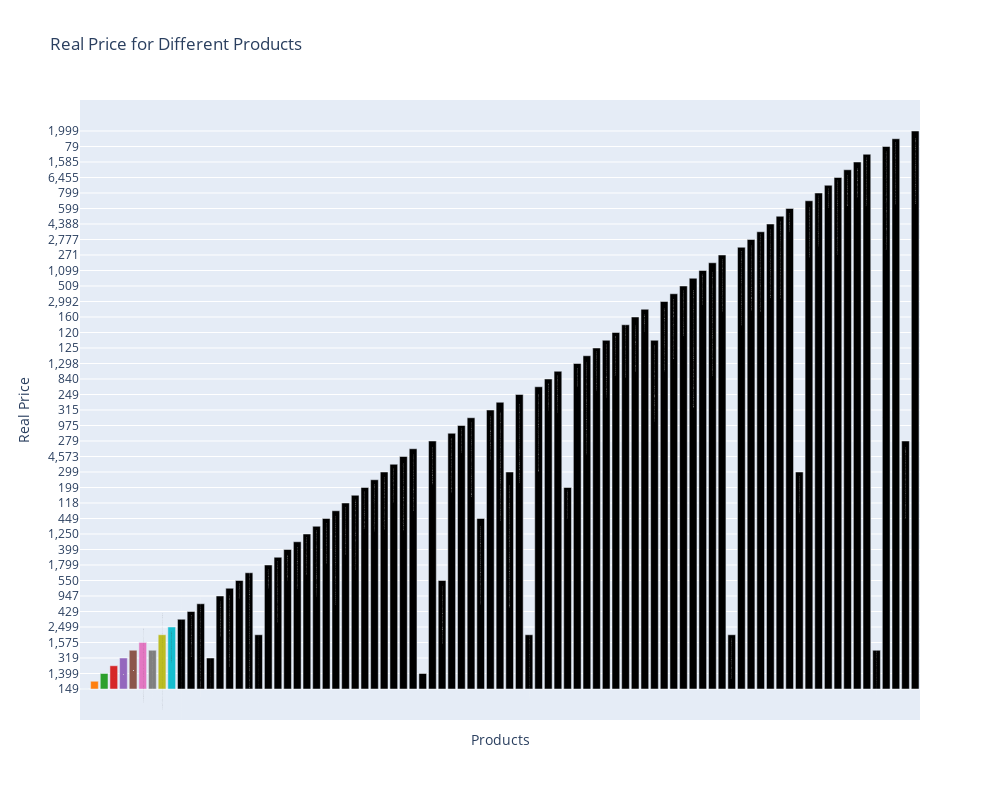

Source (notebook cell):
### Code cell
import pandas as pd
import plotly.graph_objs as go
import plotly.io as pio

# Load data from Excel file
df = pd.read_excel('front products.xlsx')

# Filter columns containing product names and real prices
product_cols = [col for col in df.columns if 'product' in col.lower()]
price_cols = [col for col in df.columns if 'real price' in col.lower()]

# Extract product names and real prices
products = []
prices = []
for product_col, price_col in zip(product_cols, price_cols):
    products.extend(df[product_col].dropna())
    prices.extend(df[price_col].dropna())

# Create a new DataFrame with the cleaned data
cleaned_df = pd.DataFrame({'Product': products, 'Real Price': prices})

# Create a bar graph
fig = go.Figure()

# Define custom colors for the bars
colors = ['rgb(31, 119, 180)', 'rgb(255, 127, 14)', 'rgb(44, 160, 44)',
          'rgb(214, 39, 40)', 'rgb(148, 103, 189)', 'rgb(140, 86, 75)',
          'rgb(227, 119, 194)', 'rgb(127, 127, 127)', 'rgb(188, 189, 34)',
          'rgb(23, 190, 207)']

# Add bar trace for real price
fig.add_trace(go.Bar(
    x=cleaned_df.index,  # Use index as x-values
    y=cleaned_df['Real Price'],
    name='Real Price',
    hoverinfo='text',  # Show hover labels
    text=cleaned_df['Product'],  # Set hover labels to product names
    marker=dict(color=colors),
))

# Update layout
fig.update_layout(
    title='Real Price for Different Products',
    xaxis_title='Products',
    yaxis_title='Real Price',
    xaxis=dict(tickvals=[]),  # Remove tick values from x-axis
    width=1000,  # Increase width
    height=800,  # Increase height
)

# Show the plot
pio.show(fig)

### Figure 1 — Plotly figure (JSON) as saved in the notebook; plotly's stock layout.template omitted (floating-point values rounded to 4 significant figures)
{"data": [{"hoverinfo": "text", "marker": {"color": ["rgb(31, 119, 180)", "rgb(255, 127, 14)", "rgb(44, 160, 44)", "rgb(214, 39, 40)", "rgb(148, 103, 189)", "rgb(140, 86, 75)", "rgb(227, 119, 194)", "rgb(127, 127, 127)", "rgb(188, 189, 34)", "rgb(23, 190, 207)"]}, "name": "Real Price", "text": ["Wipers - Kitchen Shelf Cleaning Wiper - Windows/Mirror Cleaning Wiper", "Winter Cap and neck for Boy - Girls", "【Ready Stock+FREE Shipping+COD】Xiaomi Bluetooth 5.0 Earphones TWS Headphone True Wireless Earphone Touch Control Earbuds HiFi Stereo Sports Waterproof With Mic", "The Vintage Clothing Pack of 2 Hoodies For Men / Hoodies For Girls / Hoodies For Women Messi AW Allen Walker printed premium quality Hoodies For Men / Hoodies For Girls", "Beautious Eyebrow Stamp Shaping Kit, One Step Eyebrow Stamp Makeup with 3 Reusable Eyebrow Stencils and Eyebrow Pen Brushes Hairline Powder", "Original M10 & M19 & M28 M90 & i12 Double Wireless Bluetooth Hand Free with Power Bank Earphones White bluetooth ear phone for all cell phones use", "Stitched Heavy Embroidered Maxi with Koti (Separate Coaty) Party Wear Maxi Dresses For Women/Eid Collection/Wedding Dress For Women", "Winter Warm Thickening Wool Gloves Knitted Flip Fingerless Flexible Exposed Finger Thick Mittens for Men Women", "Multifunctional Portable Large Capacity Travel Cosmetic Bag with Handle Makeup Organizer Bag Storage Makeup Bag Waterproof PU Leather Travel Toiletry Bag for Women", "Stylish Printed Front Two Pocket Hooded Tracksuit For Men", "LOVE STYLE FONT NECKLACE, DOUBLE NAME NECKLACE, NAME LOCKET PERSONALIZED/CUSTOMIZED DESIGN NAME NECKLACE-(PERFECT GIFT TO SEND YOUR WIFE , FIANCE, HUSBAND, FATHER , OR ANY ONE)", "(Buy 1 Get 1 Free) New S10 Handsfree High Bass With Good Sound Quality", "Toiletry Bag Travel Cosmetic Bag, Shaving Kit, Grooming Makeup Bag Pouch for Men & Women, Black, GreyHigh Quality Toiletry Bag Men/Women travel Accessories with hanging option", "I7 Mini Bluetooth Headset Earbud Single Wireless Earphone With Mic Stereo For all phones", "Cool Sports Vacuum Flask Stainless Steel Water Bottle For School Kids", "Swetshirt And Pajama Trouser For Kids Baby Boys And Baby Girls Imported Comfy Winter Warm Tops Clothes Sets Dresses Outfit Jannat Store", "Silver Plating Couple Rings", "Zip card wallet Genuine Leather Minimalist Men's Purse Long Wallet For Men Bi Fold Simple Wallet Clasp Card Holder Wallet Small Wallet for Men and Boys - Slim and Smart Wallet Small Wallet for Men and Boys - Slim and Smart Wallet", "Men's Running Shoes Summer Mesh Genuine Breathable Mesh Shoes Casual Shoes Men Sports Shoes Size Breathable Sports Shoes Women Sneakers Sports Shoes Black Running Shoes", "Sogo Quartz Heater (JPN-94 / JPN-95)", "Beautious 4IN1 Super Skin Glowing Serum | 5% Niacinamide, 30% Vitamin C 10%, Vitamin E 10% & HA | 30 ml", "Girls Soft Half Finger Gloves Plush Fingerless Gloves", "Men Women Home Anti-slip Slipper Winter Warm Cotton House Indoor Slippers", "New Design 2 Piece Hand Bag With Small Carry Pouch & Long Strap", "A6s Bluetooth Earphones Tws In Ear Bluetooth 50 Running Sports Stereo Buttons With Microphone Wireless Headphones", "Beanie cap-Wool cap with neck warmer for men women| Winter cap for Unisex", "Hot Shaper Belt For Women Men Girls | Hot Shapper Belt For Hips Belly Fat Weight Loss Back Pain | Hot Shapers Slimming Belt Suana Sweat Belt Suit For Home Gym", "Infinix Hot 30 Back Rear Camera Protector 9H Gorilla Flexible Protection For Infinix Hot 30", "10Pcs Multi-function Spit Bone Dish Household Food Grade Plastic Spit Bone Dish Round Square Set Dining Table Garbage Plate", "Flowery Pore-Refining Treatment Gel (Niacinamide + Witch-hazel) - 50g", "caps for men cap winter cap songting cap and neck fleece benie cap warm cap garam hot", "Oud Collection - Arabic Perfumes Dirham_Men - Eau De Perfume - 100ml Long Lasting Frangrances", "Clothes Storage Bags Organizer Under Bed Storage , 43L, Grey", "Upgraded Version V5.2 Chip TWS G11 Wireless Outdoor Sports Wireless Headset Gaming Earbuds Esports Listening Music Universal", "Ladies Luxury Golden Fashion Watch For Women's Ladies Classical Edition Special Watch for Ladies And Girls", "Men's Running Shoes Men's Slip-on Shoes Tennis Walking Casual Shoes Black Gym Breathable Work Shoes fashion shoes sneakers for men", "Branded Watch For Men and Boys Latest Design Wrist Watches in Multicolor", "Sunaina Textile 3 Piece Malai Linen Printed Unstitched Winter Collection Fabric for Girls/Womens Sunaina Vol-34", "Original i12 Tws Touch Sensor Airpods_  m10 m28/ Earphones With Charging Case Dock For All Mobiles", "Cotton Satin Double Bedsheet Embroided", "5PCS Set Women Starry Sky Dial Watch Brand Design Female Clock Blue Leather Band Ladies Watches Simple Casual Womens WristWatch", "Home & Office Multipurpose Plastic Rack / Room Organizer Home & Office Multipurpose  Plastic Rack / Room Organizer /  Shoe Rack Brown Art # SS-SSRm01", "Fashion Women Hand Wrist Warmer Winter Fingerless Knitted Gloves Random colors", "Lifestyle Glory Heart Wooden Clock With Premium Light I The New Wooden Wall Clock Big Size I Wall Clock I Wooden Wall Clock I Wall clocks for bedroom I Wall Clocks for drawing room I Wooden Wall Clocks for bedroom", "Glorya Decor Qul Clock Wooden Islamic Calligraphy I The New Premium Wooden Wall Clock Light Big Size I Wall Clock Wooden Wall Clock I Wall clocks for bedroom I Quartz Watch DIY Design Decoration Piece for Home Decor I Offices and for Gift Items", "Wanter - 100Pcs / Square Almond Oval Coffin Shape Natural & Transparent Color Artificial Nails Kit Fakee Nails Acrylic Nails For Girls Beautiful Nails Falsee Nails", "Men's Running Shoes Men's Slip-on Shoes Tennis Walking Casual Shoes Black Gym Breathable Rubber Work Shoes fashin shoes", "Birds on Tree 3D Wooden DIY Wall Clock Numeral Quartz Watch Hanging Decoration Piece for Home Decor and Girls Room Bed Rooms and for Gifts Item", "Stitched Namaz chadar Prayer Shawl with Sleeves", "Flowers Printed Zipper For Women Girls Customized By aarwah Emaan", "Customize Ring With your name engraved On Ring", "Winter Zipper Jacket Trouser Tracksuit", "Soap Holder Premium Quality - Soap Dish - Soap Box - Bathroom Accessories Sets Washroom Friendly Products Bathroom Products Non-perforated Shell Shape Soap Holder", "Pack of 2 Black Titanium Finger Ring & Black Bar Chain For Man Woman", "OASIS BLUE Fashion Women Faux Rebbit Fur Hand Wrist Warmer Winter Fingerless Knitted Gloves", "Microfiber Bathing Quick Dry Hair Cap Turban Wrap Towel Hat Hair-drying", "NEW TRENDY WINTER COLLECTION PLANE BASIC SKIN COLOUR HOODIE FOR MENS", "Tube cap for winter season outclass stuff / Inner Tube cap / Inner hijab cap / Under scarf cap for hijab", "Christine Princess Lipstick - Shade 304", "ENRAX CART Winter Solid Color Faux Rabbit  Gloves Arm Sleeve Cover Warmer Fingerless Wrist Gloves Knitted Mitten Fashion Women Gloves", "6pcs Square Quartz Watch Dainty Bracelets Set Women Black White Watch Dial Leather Strap Heart Leaf Infinity Bracelets Set", "Waterproof Jelly Solid Lipstick  Moisturizing Long Lasting Red Lip Balm  High Color Rendering Smoothing Jelly Lipstick", "2 Portable Digital USB Mini Stereo Wired Speakers For Laptop/PC/Mobile - Black/White", "Multifunction Kitchen Food chopper Machine onion chopper Hand Pull Speedy Chopper Turbo Cutter Nicer Dicer Plus Garlic Press small meat Shredders Grinder Mincer Mixer Blender can cut fruits/vegetables/nuts/herbs/onions/garlic/chili", "Stylish HAND WITH CUP printed Fleece Pull Over Hoodie", "AT Heart Wooden Clock With Premium Light I The New Wooden Wall Clock Big Size I Wall Clock I Wooden Wall Clock I Wall clocks for bedroom I Wall Clocks for drawing room I Wooden Wall Clocks for bedroom", "Pack of 3 - 4-Colors Non-woven Foldable Clothes Quilt Clothes Storage Bag Organizer Box New-L", "Latest Casual Sneaker, Lace Up Light Weight Shoes for Running, walking", "Modern 3D Brick Wallpaper Self Adhesive Waterproof Wall Panel Living Room Mould Proof Wall Sticker Formaldehyde-free Home Decor", "Top Brand Luxury Fashion Calendar Watch Men Nylon Strap Clock Sport Watches Mens Quartz Wristwatch Relogio Masculino", "USB Rechargeable and Solar Charging Emergency flashlight Portable Emergency Light With Charging Cable 3 Types of Lighting System", "6 PCS New Lxury Love Rhinestone Jewelry Ladies Ring Necklace Earrings Bracelet Set Simple Digital Leather Strap Quartz Watch", "AirPods_Pro Wireless Earbuds Bluetooth 5.0, Super Sound Bass, Charging Case and Extra Ear-Buds, Pop-Up Feature Compatible with All Devices", "New  Flat Slippers for girls and women", "Natural Liquid Blush - Air Cushion Liquid Blush - Cheek Liquid Blusher", "AKE - Motorcycle Half Face Mask Winter Wear Beard cold Protection Mask Black Red Blue Multi Color", "12v DC 50W LED for Solar and Battery Operated only Flood Light Waterproof For Outdoor", "Flexible tripod phone holder foam", "Solar Powered Rechargeable LED Multifunctional Portable Light USB Dual Light Source Outdoor Searchlight Camping Light Strong Fla", "Beautious Pack of 5 Mini Matte Lipsticks Red Brown pink lipstick", "Electric Room Heater/ Electric Heater With Safety Switch(400W)", "Chest Bag New Men Simple Nylon Fashion Waterproof One Shoulder Crossbody Bag", "1pair Winter Warm Plush Leg Warmers Knee Brace Support Thermal Long Leg Sleeves", "Large Storage Bags, Storage Bag Clothes Storage Box Bins Foldable Closet Organizers Storage Containers with Durable Handles Thick Fabric for Blanket Comforter Clothing Bedding", "Black Titanium Finger Ring With Cuboid Rectangle Neck Pendant Chain Necklace For Boys And Men (Pack Of 2)", "Very stylish smart Soap holder for bathroom soap dish modern style and space saving leaf shape soap holder self draining bathroom fitting", "I9 Ultra Max Smart Watch 2.19 Inch Full Touch Smartwatch Wireless Charging Bluetooth Call Watch Sport Woman Men Smartwatch"], "type": "bar", "x": [0, 1, 2, 3, 4, 5, 6, 7, 8, 9, 10, 11, 12, 13, 14, 15, 16, 17, 18, 19, 20, 21, 22, 23, 24, 25, 26, 27, 28, 29, 30, 31, 32, 33, 34, 35, 36, 37, 38, 39, 40, 41, 42, 43, 44, 45, 46, 47, 48, 49, 50, 51, 52, 53, 54, 55, 56, 57, 58, 59, 60, 61, 62, 63, 64, 65, 66, 67, 68, 69, 70, 71, 72, 73, 74, 75, 76, 77, 78, 79, 80, 81, 82, 83, 84, 85, 86], "y": ["149", "488", "1,399", "1,749", "319", "499", "1,575", "499", "999", "2,499", "619", "429", "430", "319", "947", "748", "550", "320", "999", "1,799", "269", "399", "349", "1,250", "2,901", "449", "341", "118", "415", "199", "450", "299", "107", "4,573", "899", "1,399", "279", "550", "749", "975", "2,842", "449", "315", "375", "299", "249", "999", "289", "840", "1,029", "199", "1,298", "242", "125", "335", "120", "797", "160", "280", "335", "2,992", "356", "509", "497", "1,099", "345", "271", "999", "228", "2,777", "949", "4,388", "2,128", "599", "299", "268", "799", "179", "6,455", "215", "1,585", "4,100", "499", "79", "115", "279", "1,999"]}], "layout": {"height": 800, "title": {"text": "Real Price for Different Products"}, "width": 1000, "xaxis": {"tickvals": [], "title": {"text": "Products"}}, "yaxis": {"title": {"text": "Real Price"}}}}
